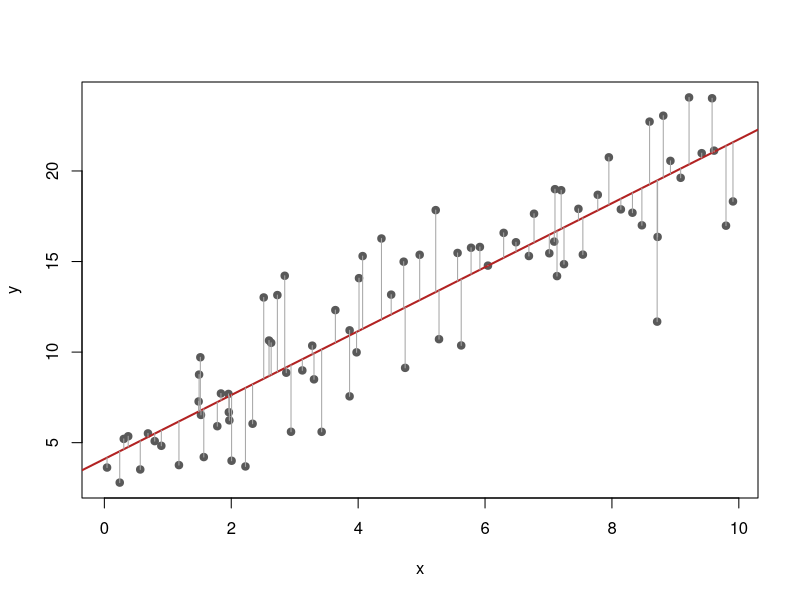

R code for this plot:
## ---- chunk 1
knitr::opts_chunk$set(echo = TRUE)
## ---- chunk 2
set.seed(6101)
n <- 80
d <- data.frame(x = runif(n, 0, 10)) # create x values
d$y <- 3 + 2 * d$x + rnorm(n, 0, 2.5) # create y values as a linear output of x
# intercept = 3
# slope = 2
# random error: rnorm(n, 0, 2.5)

fit <- lm(y ~ x, data = d)

plot(d$x, d$y, pch = 19, col = "gray35", xlab = "x", ylab = "y")
abline(fit, lwd = 2, col = "firebrick")
segments(d$x, d$y, d$x, fitted(fit), col = "gray65")

## ---- chunk 3
set.seed(6101)
d <- data.frame(x = runif(80, 0, 10))
d$y <- 3 + 2 * d$x + rnorm(80, 0, 2.5)

summary(lm(y ~ x, data = d))
